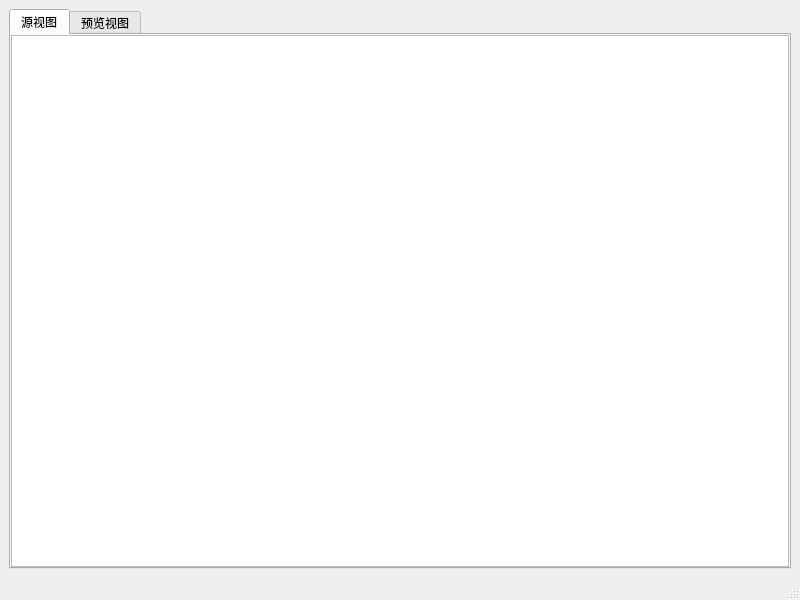
<?xml version="1.0" encoding="UTF-8"?>
<ui version="4.0">
  <class>MarkDownEditor</class>
  <widget class="QMainWindow" name="MarkDownEditor">
    <property name="geometry">
      <rect>
        <x>0</x>
        <y>0</y>
        <width>800</width>
        <height>600</height>
      </rect>
    </property>
    <property name="minimumSize">
      <size>
        <width>800</width>
        <height>600</height>
      </size>
    </property>
    <property name="windowTitle">
      <string>MarkDownEditor</string>
    </property>
    <widget class="QWidget" name="centralwidget">
      <layout class="QVBoxLayout" name="verticalLayout">
        <item>
          <widget class="QTabWidget" name="tabWidget">
            <property name="currentIndex">
              <number>0</number>
            </property>
            <widget class="QTextEdit" name="tab_SourceView">
              <attribute name="title">
                <string>源视图</string>
              </attribute>
            </widget>
            <widget class="QTextBrowser" name="tab_DisplayView">
              <attribute name="title">
                <string>预览视图</string>
              </attribute>
            </widget>
          </widget>
        </item>
      </layout>
    </widget>
    <widget class="QStatusBar" name="statusbar" />
  </widget>
  <resources />
  <connections />
</ui>
